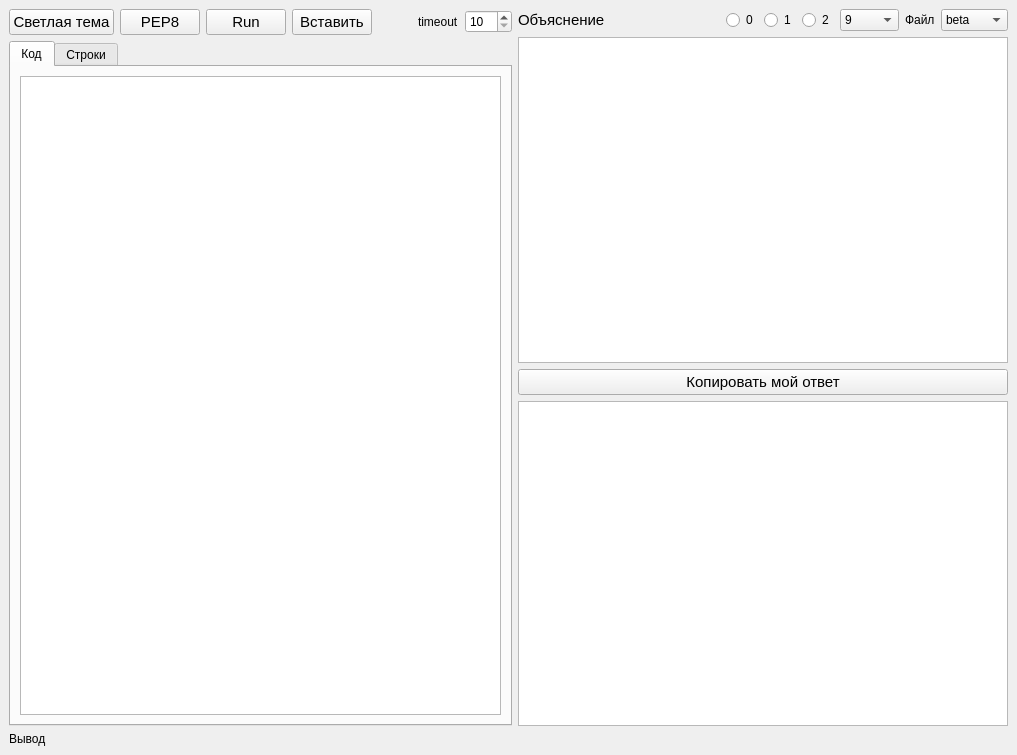
<?xml version="1.0" encoding="UTF-8"?>
<ui version="4.0">
 <class>MainWindow</class>
 <widget class="QMainWindow" name="MainWindow">
  <property name="geometry">
   <rect>
    <x>0</x>
    <y>0</y>
    <width>1017</width>
    <height>755</height>
   </rect>
  </property>
  <property name="windowTitle">
   <string>Проверка реворд</string>
  </property>
  <widget class="QWidget" name="centralwidget">
   <layout class="QVBoxLayout" name="verticalLayout_3">
    <item>
     <layout class="QHBoxLayout" name="horizontalLayout_6">
      <item>
       <layout class="QVBoxLayout" name="verticalLayout_2">
        <item>
         <layout class="QHBoxLayout" name="horizontalLayout">
          <item>
           <widget class="QPushButton" name="toggle_theme_btn">
            <property name="font">
             <font>
              <pointsize>11</pointsize>
             </font>
            </property>
            <property name="text">
             <string>Светлая тема</string>
            </property>
           </widget>
          </item>
          <item>
           <widget class="QPushButton" name="pep8_btn">
            <property name="font">
             <font>
              <pointsize>11</pointsize>
             </font>
            </property>
            <property name="text">
             <string>PEP8</string>
            </property>
           </widget>
          </item>
          <item>
           <widget class="QPushButton" name="run_btn">
            <property name="font">
             <font>
              <pointsize>11</pointsize>
             </font>
            </property>
            <property name="text">
             <string>Run</string>
            </property>
           </widget>
          </item>
          <item>
           <widget class="QPushButton" name="paste_btn">
            <property name="font">
             <font>
              <pointsize>11</pointsize>
             </font>
            </property>
            <property name="text">
             <string>Вставить</string>
            </property>
           </widget>
          </item>
          <item>
           <spacer name="horizontalSpacer_2">
            <property name="orientation">
             <enum>Qt::Horizontal</enum>
            </property>
            <property name="sizeHint" stdset="0">
             <size>
              <width>40</width>
              <height>20</height>
             </size>
            </property>
           </spacer>
          </item>
          <item>
           <widget class="QLabel" name="label_4">
            <property name="text">
             <string>timeout</string>
            </property>
           </widget>
          </item>
          <item>
           <widget class="QSpinBox" name="timeout_sb">
            <property name="minimum">
             <number>10</number>
            </property>
            <property name="maximum">
             <number>250</number>
            </property>
            <property name="singleStep">
             <number>40</number>
            </property>
           </widget>
          </item>
         </layout>
        </item>
        <item>
         <widget class="QTabWidget" name="correct_tw">
          <property name="currentIndex">
           <number>0</number>
          </property>
          <widget class="QWidget" name="tab">
           <attribute name="title">
            <string>Код</string>
           </attribute>
           <layout class="QHBoxLayout" name="horizontalLayout_2">
            <item>
             <widget class="QPlainTextEdit" name="correct_code_pte">
              <property name="maximumSize">
               <size>
                <width>16777215</width>
                <height>16777215</height>
               </size>
              </property>
              <property name="font">
               <font>
                <family>Consolas</family>
                <pointsize>11</pointsize>
               </font>
              </property>
             </widget>
            </item>
           </layout>
          </widget>
          <widget class="QWidget" name="tab_2">
           <attribute name="title">
            <string>Строки</string>
           </attribute>
           <layout class="QHBoxLayout" name="horizontalLayout_3">
            <item>
             <widget class="QTableView" name="correct_code_tv">
              <property name="font">
               <font>
                <family>Consolas</family>
                <pointsize>10</pointsize>
               </font>
              </property>
             </widget>
            </item>
           </layout>
          </widget>
         </widget>
        </item>
       </layout>
      </item>
      <item>
       <layout class="QVBoxLayout" name="verticalLayout">
        <item>
         <layout class="QHBoxLayout" name="horizontalLayout_5">
          <item>
           <widget class="QLabel" name="label_2">
            <property name="font">
             <font>
              <pointsize>11</pointsize>
             </font>
            </property>
            <property name="text">
             <string>Объяснение</string>
            </property>
           </widget>
          </item>
          <item>
           <spacer name="horizontalSpacer">
            <property name="orientation">
             <enum>Qt::Horizontal</enum>
            </property>
            <property name="sizeHint" stdset="0">
             <size>
              <width>40</width>
              <height>20</height>
             </size>
            </property>
           </spacer>
          </item>
          <item>
           <layout class="QHBoxLayout" name="horizontalLayout_4">
            <item>
             <widget class="QRadioButton" name="rb0">
              <property name="text">
               <string>0</string>
              </property>
             </widget>
            </item>
            <item>
             <widget class="QRadioButton" name="rb1">
              <property name="text">
               <string>1</string>
              </property>
             </widget>
            </item>
            <item>
             <widget class="QRadioButton" name="rb2">
              <property name="text">
               <string>2</string>
              </property>
             </widget>
            </item>
            <item>
             <widget class="QComboBox" name="number_cb">
              <item>
               <property name="text">
                <string>9</string>
               </property>
              </item>
              <item>
               <property name="text">
                <string>17</string>
               </property>
              </item>
              <item>
               <property name="text">
                <string>22</string>
               </property>
              </item>
              <item>
               <property name="text">
                <string>24</string>
               </property>
              </item>
              <item>
               <property name="text">
                <string>26</string>
               </property>
              </item>
              <item>
               <property name="text">
                <string>27_A</string>
               </property>
              </item>
              <item>
               <property name="text">
                <string>27_B</string>
               </property>
              </item>
             </widget>
            </item>
            <item>
             <widget class="QLabel" name="label">
              <property name="text">
               <string>Файл</string>
              </property>
             </widget>
            </item>
            <item>
             <widget class="QComboBox" name="part_cb">
              <item>
               <property name="text">
                <string>beta</string>
               </property>
              </item>
              <item>
               <property name="text">
                <string>easy</string>
               </property>
              </item>
              <item>
               <property name="text">
                <string>normal</string>
               </property>
              </item>
              <item>
               <property name="text">
                <string>hard</string>
               </property>
              </item>
             </widget>
            </item>
           </layout>
          </item>
         </layout>
        </item>
        <item>
         <widget class="QPlainTextEdit" name="explanation_pte">
          <property name="font">
           <font>
            <family>Consolas</family>
            <pointsize>11</pointsize>
           </font>
          </property>
         </widget>
        </item>
        <item>
         <widget class="QPushButton" name="copy_answer_btn">
          <property name="enabled">
           <bool>true</bool>
          </property>
          <property name="maximumSize">
           <size>
            <width>16777215</width>
            <height>16777215</height>
           </size>
          </property>
          <property name="font">
           <font>
            <pointsize>11</pointsize>
           </font>
          </property>
          <property name="text">
           <string>Копировать мой ответ</string>
          </property>
         </widget>
        </item>
        <item>
         <widget class="QPlainTextEdit" name="my_answer_pte">
          <property name="maximumSize">
           <size>
            <width>16777215</width>
            <height>600</height>
           </size>
          </property>
          <property name="font">
           <font>
            <family>Consolas</family>
            <pointsize>10</pointsize>
           </font>
          </property>
         </widget>
        </item>
       </layout>
      </item>
     </layout>
    </item>
    <item>
     <widget class="QLabel" name="correct_output_lb">
      <property name="maximumSize">
       <size>
        <width>1200</width>
        <height>50</height>
       </size>
      </property>
      <property name="text">
       <string>Вывод</string>
      </property>
     </widget>
    </item>
   </layout>
  </widget>
 </widget>
 <resources/>
 <connections/>
</ui>
